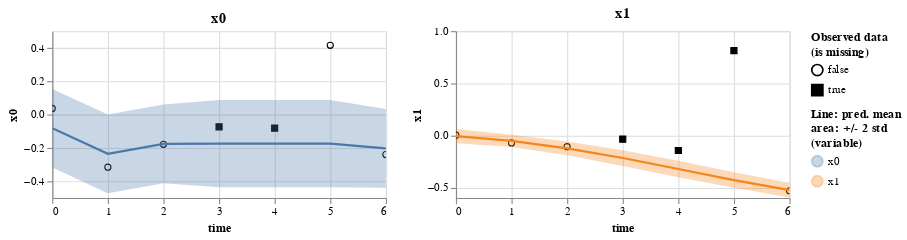

Notebook code for this chart:
### Code cell
gp_imp.to_result(fd.data_compl_tidy).display_results()

### Figure 1 — Vega-Lite specification as saved in the notebook (floating-point values rounded to 4 significant figures)
{"config": {"view": {"continuousWidth": 400, "continuousHeight": 300}}, "vconcat": [{"hconcat": [{"layer": [{"data": {"name": "data-dc8776920b6ab998688f97638134136d"}, "mark": {"type": "point", "color": "black", "fillOpacity": 1, "strokeWidth": 1}, "encoding": {"fill": {"field": "is_missing", "legend": {"title": ["Observed data", "(is missing)"]}, "scale": {"range": ["#ffffff00", "black"]}, "type": "nominal"}, "shape": {"field": "is_missing", "type": "nominal"}, "x": {"field": "time", "type": "quantitative"}, "y": {"field": "value", "scale": {"zero": false}, "title": "x0", "type": "quantitative"}}}, {"layer": [{"mark": "errorband", "encoding": {"color": {"field": "variable", "legend": {"title": ["Line: pred. mean", "area: +/- 2 std", "(variable)"]}, "type": "nominal"}, "tooltip": [{"field": "std", "format": ".4", "type": "quantitative"}, {"field": "mean", "format": ".4", "type": "quantitative"}], "x": {"field": "time", "type": "quantitative"}, "y": {"field": "err_low", "scale": {"zero": false}, "title": "x0", "type": "quantitative"}, "y2": {"field": "err_high"}}, "height": 150, "transform": [{"calculate": "datum.mean - 2 * datum.std", "as": "err_low"}, {"calculate": "datum.mean + 2 * datum.std", "as": "err_high"}], "width": 300}, {"mark": "line", "encoding": {"color": {"field": "variable", "type": "nominal"}, "x": {"field": "time", "type": "quantitative"}, "y": {"field": "mean", "scale": {"zero": false}, "title": "x0", "type": "quantitative"}}, "selection": {"selector001": {"type": "interval", "bind": "scales", "encodings": ["x"]}}, "title": "x0"}], "data": {"name": "data-2f8810d900a3e586e6b0103718237082"}}]}, {"layer": [{"data": {"name": "data-155e75f9be4298b5cde48fef2ac1e34d"}, "mark": {"type": "point", "color": "black", "fillOpacity": 1, "strokeWidth": 1}, "encoding": {"fill": {"field": "is_missing", "legend": {"title": ["Observed data", "(is missing)"]}, "scale": {"range": ["#ffffff00", "black"]}, "type": "nominal"}, "shape": {"field": "is_missing", "type": "nominal"}, "x": {"field": "time", "type": "quantitative"}, "y": {"field": "value", "scale": {"zero": false}, "title": "x1", "type": "quantitative"}}}, {"layer": [{"mark": "errorband", "encoding": {"color": {"field": "variable", "legend": {"title": ["Line: pred. mean", "area: +/- 2 std", "(variable)"]}, "type": "nominal"}, "tooltip": [{"field": "std", "format": ".4", "type": "quantitative"}, {"field": "mean", "format": ".4", "type": "quantitative"}], "x": {"field": "time", "type": "quantitative"}, "y": {"field": "err_low", "scale": {"zero": false}, "title": "x1", "type": "quantitative"}, "y2": {"field": "err_high"}}, "height": 150, "transform": [{"calculate": "datum.mean - 2 * datum.std", "as": "err_low"}, {"calculate": "datum.mean + 2 * datum.std", "as": "err_high"}], "width": 300}, {"mark": "line", "encoding": {"color": {"field": "variable", "type": "nominal"}, "x": {"field": "time", "type": "quantitative"}, "y": {"field": "mean", "scale": {"zero": false}, "title": "x1", "type": "quantitative"}}, "selection": {"selector001": {"type": "interval", "bind": "scales", "encodings": ["x"]}}, "title": "x1"}], "data": {"name": "data-ed96708fefeb7999fea2571db8cf4547"}}]}]}, {"hconcat": []}, {"hconcat": []}, {"hconcat": []}, {"hconcat": []}, {"hconcat": []}, {"hconcat": []}], "$schema": "https://vega.github.io/schema/vega-lite/v4.17.0.json", "datasets": {"data-dc8776920b6ab998688f97638134136d": [{"time": 0.0, "variable": "x0", "value": 0.03675, "is_missing": false}, {"time": 1.0, "variable": "x0", "value": -0.3155, "is_missing": false}, {"time": 2.0, "variable": "x0", "value": -0.1784, "is_missing": false}, {"time": 3.0, "variable": "x0", "value": -0.07424, "is_missing": true}, {"time": 4.0, "variable": "x0", "value": -0.08158, "is_missing": true}, {"time": 5.0, "variable": "x0", "value": 0.4151, "is_missing": false}, {"time": 6.0, "variable": "x0", "value": -0.2399, "is_missing": false}], "data-2f8810d900a3e586e6b0103718237082": [{"mean": -0.08234, "time": 0.0, "std": 0.1179, "variable": "x0"}, {"mean": -0.2358, "time": 1.0, "std": 0.1179, "variable": "x0"}, {"mean": -0.1761, "time": 2.0, "std": 0.1179, "variable": "x0"}, {"mean": -0.1743, "time": 3.0, "std": 0.131, "variable": "x0"}, {"mean": -0.1743, "time": 4.0, "std": 0.131, "variable": "x0"}, {"mean": -0.1743, "time": 5.0, "std": 0.131, "variable": "x0"}, {"mean": -0.2029, "time": 6.0, "std": 0.1179, "variable": "x0"}], "data-155e75f9be4298b5cde48fef2ac1e34d": [{"time": 0.0, "variable": "x1", "value": 0.001946, "is_missing": false}, {"time": 1.0, "variable": "x1", "value": -0.07247, "is_missing": false}, {"time": 2.0, "variable": "x1", "value": -0.1081, "is_missing": false}, {"time": 3.0, "variable": "x1", "value": -0.03566, "is_missing": true}, {"time": 4.0, "variable": "x1", "value": -0.1449, "is_missing": true}, {"time": 5.0, "variable": "x1", "value": 0.8137, "is_missing": true}, {"time": 6.0, "variable": "x1", "value": -0.531, "is_missing": false}], "data-ed96708fefeb7999fea2571db8cf4547": [{"mean": -0.006813, "time": 0.0, "std": 0.03396, "variable": "x1"}, {"mean": -0.05279, "time": 1.0, "std": 0.02969, "variable": "x1"}, {"mean": -0.1245, "time": 2.0, "std": 0.03295, "variable": "x1"}, {"mean": -0.2172, "time": 3.0, "std": 0.03781, "variable": "x1"}, {"mean": -0.3223, "time": 4.0, "std": 0.03992, "variable": "x1"}, {"mean": -0.4289, "time": 5.0, "std": 0.03724, "variable": "x1"}, {"mean": -0.5256, "time": 6.0, "std": 0.03564, "variable": "x1"}]}}
